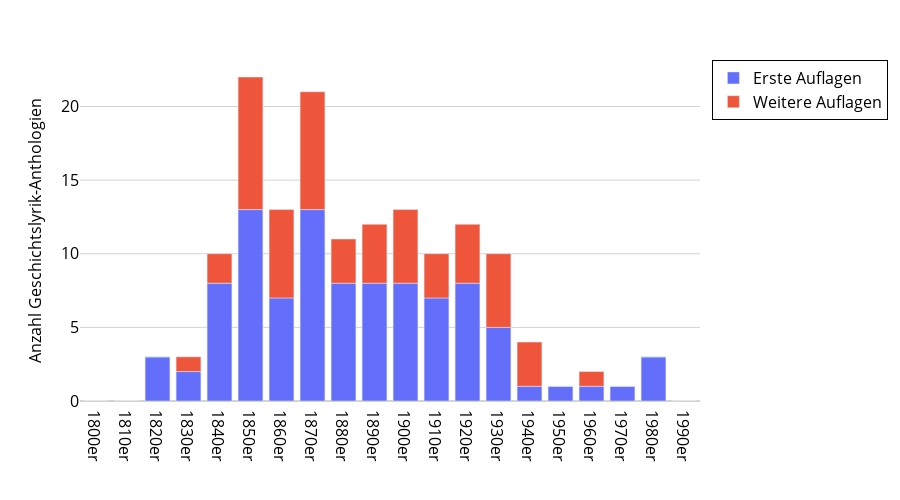

Here is the notebook cell this chart was saved with:
### Markdown cell above
**Geschichtslyrik_firsted**: Anzahl der Erstauflagen von Anthologien, die im jeweiligen Zeitabschnitt erschienen sind und die Teil des Korpus *Geschichtslyrik_anth* sind (z. B. 7 in den 1860er Jahren = in dieser Dekade sind 7 neue Geschichtslyrik-Anthologien erschienen).

**Geschichtslyrik_furthered**: Anzahl aller weiteren Auflagen von Anthologien, die im jeweiligen Zeitabschnitt erschienen sind und die Teil des Korpus *Geschichtslyrik_anth* sind (z. B. 9 in den 1850er Jahren, falls es 5 Geschichtslyrik-Anthologien gibt, die in diesem Zeitraum in zweiter Auflage, 2 Geschichtslyrik-Anthologien, die in diesem Zeitraum in dritter Auflage und 1 Geschichtslyrik-Anthologie, die in diesem Zeitraum in zweiter *und* dritter Auflage erschien)

**AllAnth_firsted_haentzschel**: Anzahl der Erstauflagen von Anthologien, die im jeweiligen Zeitabschnitt erschienen sind und die in der Bibliographie von Häntzschel verzeichnet sind. Falls man davon ausgeht, dass Häntzschels Bibliographie einigermaßen vollständig ist, also die Zahl *aller* neu erschienenen Anthologien (z. B. 130 in den 1860er Jahren, falls in den 1860er Jahren insgesamt 130 neue Anthologien erschienen sind)

**[genre]_haentzschel**: Anzahl der Anthologien, die im jeweiligen Zeitabschnitt erschienen sind, die in der Bibliographie von Häntzschel verzeichnet sind und die von Häntzschel im Inhaltsregister dem jeweiligen Genre, z. B. 'Liebeslyrik', 'Naturlyrik' oder 'Geschichtliche Lyrik', zugewiesen wurden. (z. B. 5 in den 1870er Jahren bei 'Liebeslyrik_haentzschel', falls in den 1870er Jahren insgesamt 5 Liebeslyrik-Anthologien erschienen sind)

**Geschichtslyrik_firsted_prop**: [Geschichtslyrik_firsted] / [AllAnth_firsted_haentzschel] für den jeweiligen Zeitraum. Wenn man davon ausgeht, dass Häntzschel alle Anthologien erfasst hat, also der Anteil der neu erschienen Geschichtslyrik-Anthologien an allen neu erschienenen Anthologien des Zeitraums (z. B. 0.03 in den 1890er Jahren, falls in diesem Zeitraum 3% aller erschienen Anthologien Geschichtslyrik-Anthologien waren). Die Werte sind als Annäherung zu verstehen und lassen sich lediglich tentativ mit Werten für z. B. [Liebeslyrik_prop] (s. u.) vergleichen, da das Korpus *Geschichtslyrik_anth* (auf dem die Werte von [Geschichtslyrik_firsted] basieren) zahlreiche Anthologien enthält, die nicht in der Häntzschel-Bibliographie enthalten sind.

**[genre]_prop**: [[genre]_haentzschel] / [AllAnth_firsted_haentzschel] für den jeweiligen Zeitraum. Wenn man davon ausgeht, dass Häntzschel alle Anthologien erfasst hat, also der Anteil der Liebeslyrik-Anthologien, Naturlyrik-Anthologien usw. an allen Anthologien des Zeitraums (z. B. 0.04 in den 1900er Jahren bei 'Liebeslyrik_prop, falls in diesem Zeitraum 4% aller erschienen Anthologien Liebeslyrik-Anthologien waren).

### Code cell
meta_plot = anth_overview.rename(columns = {
    'Geschichtslyrik_firsted' : 'Erste Auflagen',
    'Geschichtslyrik_furthered' : 'Weitere Auflagen'
}).copy()
meta_plot.index = [str(x) + 'er' for x in meta_plot.index]

fig = px.bar(
    meta_plot['1800er':],
    y = ['Erste Auflagen', 'Weitere Auflagen'],
    labels = {'value' : 'Anzahl Geschichtslyrik-Anthologien', 'index' : '', 'variable' : ''}
)
fig.update_layout(
    width = 900, height = 500,
    xaxis=dict(tickfont=dict(size=16), titlefont=dict(size=16)),
    yaxis=dict(tickfont=dict(size=16), titlefont=dict(size=16)),
    legend=dict(font = dict(size = 16))
)
fig = update_fig_for_publication(fig)
fig.write_image(f"plots/4 Absolute Häufigkeit von Geschichtslyrik-Anthologien.pdf")
fig.show()

### Figure 1 — Plotly figure (JSON) as saved in the notebook; plotly's stock layout.template omitted (floating-point values rounded to 4 significant figures)
{"data": [{"alignmentgroup": "True", "hovertemplate": "=%{x}<br>Anzahl Geschichtslyrik-Anthologien=%{y}<extra></extra>", "legendgroup": "Erste Auflagen", "marker": {"color": "#636efa", "pattern": {"shape": ""}}, "name": "Erste Auflagen", "offsetgroup": "Erste Auflagen", "orientation": "v", "showlegend": true, "textposition": "auto", "type": "bar", "x": ["1800er", "1810er", "1820er", "1830er", "1840er", "1850er", "1860er", "1870er", "1880er", "1890er", "1900er", "1910er", "1920er", "1930er", "1940er", "1950er", "1960er", "1970er", "1980er", "1990er"], "xaxis": "x", "y": [0, 0, 3, 2, 8, 13, 7, 13, 8, 8, 8, 7, 8, 5, 1, 1, 1, 1, 3, 0], "yaxis": "y"}, {"alignmentgroup": "True", "hovertemplate": "=%{x}<br>Anzahl Geschichtslyrik-Anthologien=%{y}<extra></extra>", "legendgroup": "Weitere Auflagen", "marker": {"color": "#EF553B", "pattern": {"shape": ""}}, "name": "Weitere Auflagen", "offsetgroup": "Weitere Auflagen", "orientation": "v", "showlegend": true, "textposition": "auto", "type": "bar", "x": ["1800er", "1810er", "1820er", "1830er", "1840er", "1850er", "1860er", "1870er", "1880er", "1890er", "1900er", "1910er", "1920er", "1930er", "1940er", "1950er", "1960er", "1970er", "1980er", "1990er"], "xaxis": "x", "y": [0, 0, 0, 1, 2, 9, 6, 8, 3, 4, 5, 3, 4, 5, 3, 0, 1, 0, 0, 0], "yaxis": "y"}], "layout": {"barmode": "relative", "font": {"color": "black"}, "height": 500, "legend": {"bordercolor": "black", "borderwidth": 1, "font": {"size": 16}, "title": {"text": ""}, "tracegroupgap": 0}, "margin": {"t": 60}, "paper_bgcolor": "white", "plot_bgcolor": "white", "width": 900, "xaxis": {"anchor": "y", "color": "black", "domain": [0, 1], "gridcolor": "white", "showgrid": false, "tickfont": {"size": 16}, "title": {"font": {"size": 16}, "text": ""}}, "yaxis": {"anchor": "x", "color": "black", "domain": [0, 1], "gridcolor": "lightgray", "tickfont": {"size": 16}, "title": {"font": {"size": 16}, "text": "Anzahl Geschichtslyrik-Anthologien"}, "zerolinecolor": "lightgray"}}}
